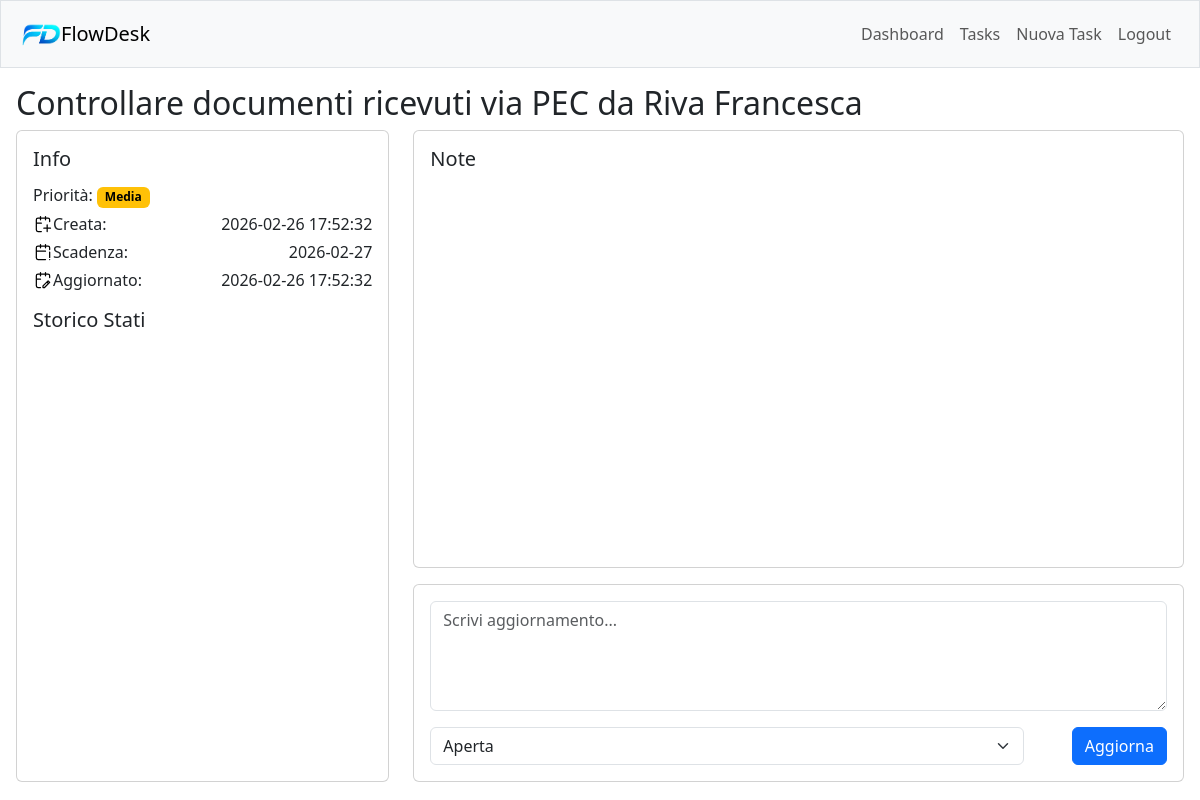
Page /tasks/12 (signed in) on the earlier database version.
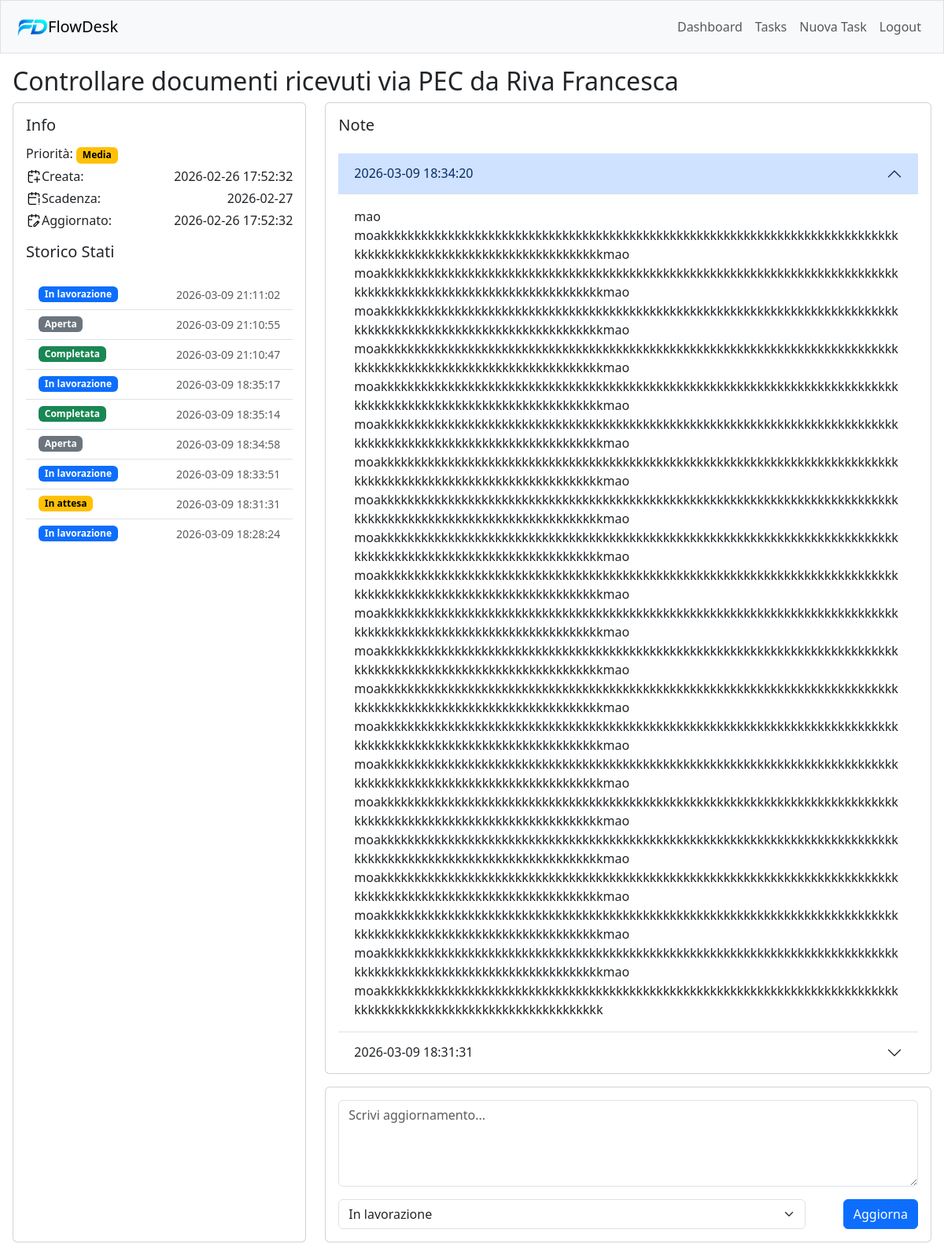
Same page on the later database version.
### tables this page shows
CREATE TABLE tasks(
    id INTEGER PRIMARY KEY AUTOINCREMENT,
    user_id INTEGER NOT NULL,
    title TEXT NOT NULL,
    priority TEXT NOT NULL CHECK (priority in ('Bassa', 'Media', 'Alta')),
    status TEXT NOT NULL CHECK (status in ('Aperta', 'In lavorazione', 'In attesa', 'Completata')),
    created_at DATETIME DEFAULT CURRENT_TIMESTAMP,
    due_date DATE,
    updated_at DATETIME DEFAULT CURRENT_TIMESTAMP,
    FOREIGN KEY (user_id) REFERENCES users(id) ON DELETE CASCADE
);

CREATE TABLE status_history(
id INTEGER PRIMARY KEY AUTOINCREMENT,
task_id INTEGER NOT NULL,
from_status TEXT,
to_status TEXT NOT NULL CHECK (to_status in ('Aperta', 'In lavorazione', 'In attesa', 'Completata')),
changed_at DATETIME DEFAULT CURRENT_TIMESTAMP,
FOREIGN KEY (task_id) REFERENCES tasks(id) ON DELETE CASCADE
);

CREATE TABLE notes(
id INTEGER PRIMARY KEY AUTOINCREMENT,
task_id INTEGER NOT NULL,
created_at DATETIME DEFAULT CURRENT_TIMESTAMP,
content TEXT NOT NULL,
FOREIGN KEY (task_id) REFERENCES tasks(id) ON DELETE CASCADE
);

### app.py (the view)
@app.route('/tasks/<int:task_id>',methods=['GET', 'POST'])
@login_required
def task_detail(task_id):
    if request.method == 'POST':
        content = request.form.get('content')
        status = request.form.get('status')
        user_id = session['user_id']
        conn = get_db_connection()
        row = conn.execute(
            'SELECT status FROM tasks WHERE id = ? AND user_id = ?',
            (task_id, user_id)
        ).fetchone()
        if row is None:
            conn.close()
            return redirect('/tasks')
        from_status = row['status']
        if (not content and status == from_status) or (status and status != from_status and status not in STATUS_ALLOWED_TRANSITIONS[from_status]):
            conn.close()
            return redirect(f'/tasks/{task_id}')
        else:
            if content:
                conn.execute('INSERT INTO notes (task_id, content) VALUES (?, ?)', (task_id, content))
                conn.execute('UPDATE tasks SET updated_at = CURRENT_TIMESTAMP WHERE id = ? AND user_id = ?', (task_id, user_id))
            if status and status != from_status and status in STATUS_ALLOWED_TRANSITIONS[from_status]:
                conn.execute('INSERT INTO status_history (task_id, from_status, to_status) VALUES (?, ?, ?)', (task_id, from_status, status))
                conn.execute('UPDATE tasks SET status = ? WHERE id = ? AND user_id = ?', (status, task_id, user_id))
                conn.execute('UPDATE tasks SET updated_at = CURRENT_TIMESTAMP WHERE id = ? AND user_id = ?', (task_id, user_id))
            conn.commit()
            conn.close()
            return redirect(f'/tasks/{task_id}')
    else:
        user_id = session['user_id']
        conn = get_db_connection()
        task = conn.execute(
            'SELECT * FROM tasks WHERE id = ? AND user_id = ?',
            (task_id, user_id)
        ).fetchone()
        if task is None:
            conn.close()
            return redirect('/tasks')
        notes = conn.execute('SELECT * FROM notes WHERE task_id = ? ORDER BY created_at DESC',(task_id,)).fetchall()
        status_history = conn.execute('SELECT * FROM status_history WHERE task_id = ? ORDER BY changed_at DESC',(task_id,)).fetchall()
        conn.close()
        return render_template('/task_detail.html', task=task, notes=notes, status_history=status_history, status_classes=STATUS_CLASSES,allowed = STATUS_ALLOWED_TRANSITIONS[task['status']], priority_class=PRIORITY_CLASSES[task['priority']])

### helpers.py (called while the page is built)
def login_required(f):
    @wraps(f)
    def decorated_function(*args, **kwargs):
        if session.get('user_id') is None:
            return redirect('/landing')
        return f(*args, **kwargs)
    return decorated_function

def get_db_connection():
    connection = sqlite3.connect('deskflow.db')
    connection.row_factory = sqlite3.Row
    return connection

### templates/task_detail.html (shortened to what this page needs)
{% extends "layout.html" %} {% block title %} Dettaglio Task {% endblock %}
{%block main %}
<div class="task-detail-page h-100 d-flex flex-column">
  <div class="flex-shrink-0">
    <h2>{{ task.title }}</h2>
  </div>
  <div class="row gy-3 flex-grow-1 h-100">
    <div class="col-md-4 d-flex gap-3 task-col-1">
      <div class="card flex-fill">
        <div
          class="card-body d-flex flex-column flex-sm-row flex-md-column gap-3"
        >
          <div
            class="flex-shrink-0 flex-sm-grow-1 flex-md-grow-0 d-flex flex-column gap-1"
          >
            <h5 class="card-title">Info</h5>
            <div>
              <p class="card-text">
                Priorità:
                <span class=" badge {{ priority_class }}"
                  >{{ task.priority }}</span
                >
              </p>
            </div>
            <div
              class="d-flex flex-row flex-md-column flex-lg-row justify-content-between gap-1"
            >
              <div class="d-flex">
                <img
                  src="/static/images/calendar-plus-svgrepo-com.svg"
                  alt="added"
                  width="20"
                />
                <p class="card-text">Creata:</p>
              </div>
              <p class="card-text">{{ task.created_at }}</p>
            </div>
            <div
              class="d-flex flex-row flex-md-column flex-lg-row justify-content-between gap-1"
            >
              <div class="d-flex">
                <img
                  src="/static/images/calendar-warning-svgrepo-com.svg"
                  alt="added"
                  width="20"
                />
                <p class="card-text">Scadenza:</p>
              </div>
              <p class="card-text">{{ task.due_date }}</p>
            </div>
            <div
              class="d-flex flex-row flex-md-column flex-lg-row justify-content-between gap-1"
            >
              <div class="d-flex">
                <img
                  src="/static/images/calendar-edit-svgrepo-com.svg"
                  alt="added"
                  width="20"
                />
                <p class="card-text">Aggiornato:</p>
              </div>
              <p class="card-text">{{ task.updated_at }}</p>
            </div>
          </div>
          <div class="flex-grow-1 d-flex flex-column gap-3">
            <h5>Storico Stati</h5>
            <div class="overflow-auto">
              <ul class="list-group list-group-flush">
                {% for row in status_history %}
                <li
                  class="list-group-item d-flex align-items-center justify-content-between"
                >
                  <span class="badge {{ status_classes[row.to_status] }}"
                    >{{ row.to_status }}</span
                  >
                  <small class="text-muted text-end">
                    {{ row.changed_at }}</small
                  >
                </li>
                {% endfor %}
              </ul>
            </div>
          </div>
        </div>
      </div>
    </div>
    <div class="col-md-8 d-flex flex-column gap-3 task-col-2">
      <div class="card flex-grow-1">
        <div class="card-body d-flex flex-column gap-3">
          <h5 class="card-title">Note</h5>
          <div
            class="accordion accordion-flush overflow-auto"
            id="notesAccordion"
          >
            {% for note in notes %}
            <div class="accordion-item">
              <h2 class="accordion-header" id="heading-{{ note.id }}">
                <button
                  class="accordion-button {% if not loop.first %}collapsed{% endif %}"
                  type="button"
                  data-bs-toggle="collapse"
                  data-bs-target="#collapse-{{ note.id }}"
                  aria-expanded="{% if loop.first %}true{% else %}false{% endif %}"
                  aria-controls="collapse-{{ note.id }}"
                >
                  {{ note.created_at }}
                </button>
              </h2>
              <div
                id="collapse-{{ note.id }}"
                class="accordion-collapse collapse {% if loop.first %}show{% endif %}"
                aria-labelledby="heading-{{ note.id }}"
                data-bs-parent="#notesAccordion"
              >
                <div class="accordion-body">{{ note.content }}</div>
              </div>
            </div>
            {% endfor %}
          </div>
        </div>
      </div>
      <div class="card flex-shrink-0">
        <div class="card-body">
          <form
            class="d-flex flex-column gap-3 h-100"
            action="/tasks/{{task.id}}"
            method="post"
          >
            <div class="flex-fill">
              <textarea
                class="form-control h-100"
                name="content"
                placeholder="Scrivi aggiornamento..."
                rows="4"
              ></textarea>
            </div>
            <div class="d-flex gap-5">
              <select name="status" class="form-select">
                <option value="{{task.status}}">{{task.status}}</option>
              </select>
              <button type="submit" class="btn btn-primary">Aggiorna</button>
            </div>
          </form>
        </div>
      </div>
    </div>
  </div>
</div>
{% endblock %}

### templates/layout.html (shortened to what this page needs)
<!doctype html>
<html lang="en">
  <head>
    <link
      href="https://cdn.jsdelivr.net/npm/bootstrap@5.3.3/dist/css/bootstrap.min.css"
      rel="stylesheet"
    />
    <link
      rel="stylesheet"
      href="https://cdn.datatables.net/2.3.7/css/dataTables.bootstrap5.min.css"
    />
    <link rel="stylesheet" href="/static/style.css" />
    <link
      rel="stylesheet"
      href="https://cdn.jsdelivr.net/npm/bootstrap-icons@1.13.1/font/bootstrap-icons.min.css"
    />
  </head>
  <body>
    <nav class="navbar navbar-expand-lg align-items-center bg-light border p-2">
      <div class="container-fluid">
        <a class="navbar-brand d-flex align-items-center" href="/">
          <img
            src="{{
            url_for('static', filename='images/logo.png')
        }}"
            alt="logo"
            width="40"
          />
          FlowDesk
        </a>
        {% if session.get('user_id') %}
        <div class="offcanvas offcanvas-start" tabindex="-1" id="offCanvas">
          <div class="offcanvas-body flex-grow-1 justify-content-end">
            <ul class="navbar-nav">
              <li class="nav-item">
                <a href="/index" class="nav-link">Dashboard</a>
              </li>
              <li class="nav-item">
                <a href="/tasks" class="nav-link">Tasks</a>
              </li>
              <li class="nav-item">
                <a href="/new_task" class="nav-link">Nuova Task</a>
              </li>
              <li class="nav-item">
                <a href="/logout" class="nav-link">Logout</a>
              </li>
            </ul>
          </div>
        </div>
        {% endif %}
      </div>
    </nav>
    <main>
      <div class="container-fluid">{% block main %}{% endblock %}</div>
    </main>
  </body>
</html>

### static/style.css (style rules this page uses)
* { box-sizing: border-box; }
body { height: 100vh; min-width: 320px; }
main > .container-fluid { height: calc(100vh - 70px); padding: 1rem; }
.task-col-1 { max-height: 45vh; }
.task-col-2 { max-height: 65vh; }
@media (min-width: 768px) { .task-col-1, .task-col-2 { max-height: 100%; } }
.task-detail-page * { min-height: 0; }

Differences in the rows shown:
changed tasks "Controllare documenti ricevuti via PEC da Riva Francesca": status "Aperta" → "In lavorazione"
added status_history: to_status "In lavorazione", changed_at "2026-03-09 21:11:02"
added status_history: to_status "Aperta", changed_at "2026-03-09 21:10:55"
added status_history: to_status "Completata", changed_at "2026-03-09 21:10:47"
added status_history: to_status "In lavorazione", changed_at "2026-03-09 18:35:17"
added status_history: to_status "Completata", changed_at "2026-03-09 18:35:14"
added status_history: to_status "Aperta", changed_at "2026-03-09 18:34:58"
added status_history: to_status "In lavorazione", changed_at "2026-03-09 18:33:51"
added status_history: to_status "In attesa", changed_at "2026-03-09 18:31:31"
added status_history: to_status "In lavorazione", changed_at "2026-03-09 18:28:24"
added notes: created_at "2026-03-09 18:34:20", content "mao moakkkkkkkkkkkkkkkkkkkkkkkkkkkkkkkkkkkkkkkkkkkkkkkkkkkkkkkkkkkkkkkkkkkkkkkkkkkkkkkkkkkkkkkkkkkkkkkkkkkkkkkkkkkkkkkkkkmao moakkkkkkkkkkkkkkkkkkkkkkkkkkkkkkkkkkkkkkkkkkkkkkkkkkkkkkkkkkkkkkkkkkkkkkkkkkkkkkkkkkkkkkkkkkkkkkkkkkkkkkkkkkkkkkkkkkmao moakkkkkkkkkkkkkkkkkkkkkkkkkkkkkkkkkkkkkkkkkkkkkkkkkkkkkkkkkkkkkkkkkkkkkkkkkkkkkkkkkkkkkkkkkkkkkkkkkkkkkkkkkkkkkkkkkkmao moakkkkkkkkkkkkkkkkkkkkkkkkkkkkkkkkkkkkkkkkkkkkkkkkkkkkkkkkkkkkkkkkkkkkkkkkkkkkkkkkkkkkkkkkkkkkkkkkkkkkkkkkkkkkkkkkkkmao moakkkkkkkkkkkkkkkkkkkkkkkkkkkkkkkkkkkkkkkkkkkkkkkkkkkkkkkkkkkkkkkkkkkkkkkkkkkkkkkkkkkkkkkkkkkkkkkkkkkkkkkkkkkkkkkkkkmao…"
added notes: created_at "2026-03-09 18:31:31"
